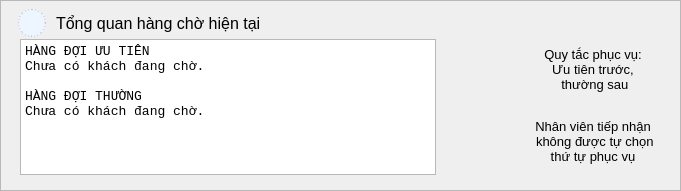
  <widget class="QFrame" name="panelTongQuan">
   <property name="geometry">
    <rect>
     <x>803</x>
     <y>410</y>
     <width>681</width>
     <height>191</height>
    </rect>
   </property>
   <property name="frameShape">
    <enum>QFrame::Shape::StyledPanel</enum>
   </property>
   <widget class="QLabel" name="lblImgTongQuan">
    <property name="geometry">
     <rect>
      <x>18</x>
      <y>9</y>
      <width>28</width>
      <height>28</height>
     </rect>
    </property>
    <property name="font">
     <font>
      <family>Segoe UI</family>
      <pointsize>11</pointsize>
      <bold>false</bold>
     </font>
    </property>
    <property name="styleSheet">
     <string notr="true">background:#edf5ff; border:1px dashed #b8c7dc; border-radius:14px;</string>
    </property>
    <property name="text">
     <string/>
    </property>
    <property name="pixmap">
     <pixmap>C:/Users/ADMIN/Downloads/group (2).png</pixmap>
    </property>
    <property name="scaledContents">
     <bool>true</bool>
    </property>
    <property name="alignment">
     <set>Qt::AlignmentFlag::AlignCenter</set>
    </property>
    <property name="class" stdset="0">
     <string>imageSlot</string>
    </property>
   </widget>
   <widget class="QLabel" name="lblTitleTongQuan">
    <property name="geometry">
     <rect>
      <x>56</x>
      <y>9</y>
      <width>300</width>
      <height>28</height>
     </rect>
    </property>
    <property name="font">
     <font>
      <family>Segoe UI</family>
      <pointsize>12</pointsize>
      <fontweight>ExtraBold</fontweight>
     </font>
    </property>
    <property name="text">
     <string>Tổng quan hàng chờ hiện tại</string>
    </property>
    <property name="class" stdset="0">
     <string>sectionTitle</string>
    </property>
   </widget>
   <widget class="QTextEdit" name="txtTheoDoi">
    <property name="geometry">
     <rect>
      <x>20</x>
      <y>39</y>
      <width>416</width>
      <height>136</height>
     </rect>
    </property>
    <property name="font">
     <font>
      <family>Consolas</family>
      <pointsize>10</pointsize>
      <bold>false</bold>
     </font>
    </property>
    <property name="plainText">
     <string>HÀNG ĐỢI ƯU TIÊN
Chưa có khách đang chờ.

HÀNG ĐỢI THƯỜNG
Chưa có khách đang chờ.</string>
    </property>
   </widget>
   <widget class="QLabel" name="lblQuyTac">
    <property name="geometry">
     <rect>
      <x>520</x>
      <y>39</y>
      <width>146</width>
      <height>61</height>
     </rect>
    </property>
    <property name="font">
     <font>
      <family>Segoe UI</family>
      <pointsize>10</pointsize>
      <bold>false</bold>
     </font>
    </property>
    <property name="text">
     <string>Quy tắc phục vụ:
Ưu tiên trước,
 thường sau</string>
    </property>
    <property name="alignment">
     <set>Qt::AlignmentFlag::AlignCenter</set>
    </property>
    <property name="class" stdset="0">
     <string>badgeBlue</string>
    </property>
   </widget>
   <widget class="QLabel" name="lblLuuY">
    <property name="geometry">
     <rect>
      <x>520</x>
      <y>111</y>
      <width>146</width>
      <height>61</height>
     </rect>
    </property>
    <property name="font">
     <font>
      <family>Segoe UI</family>
      <pointsize>10</pointsize>
      <bold>false</bold>
     </font>
    </property>
    <property name="text">
     <string>Nhân viên tiếp nhận
 không được tự chọn
thứ tự phục vụ</string>
    </property>
    <property name="alignment">
     <set>Qt::AlignmentFlag::AlignCenter</set>
    </property>
    <property name="class" stdset="0">
     <string>badgeBlue</string>
    </property>
   </widget>
  </widget>
